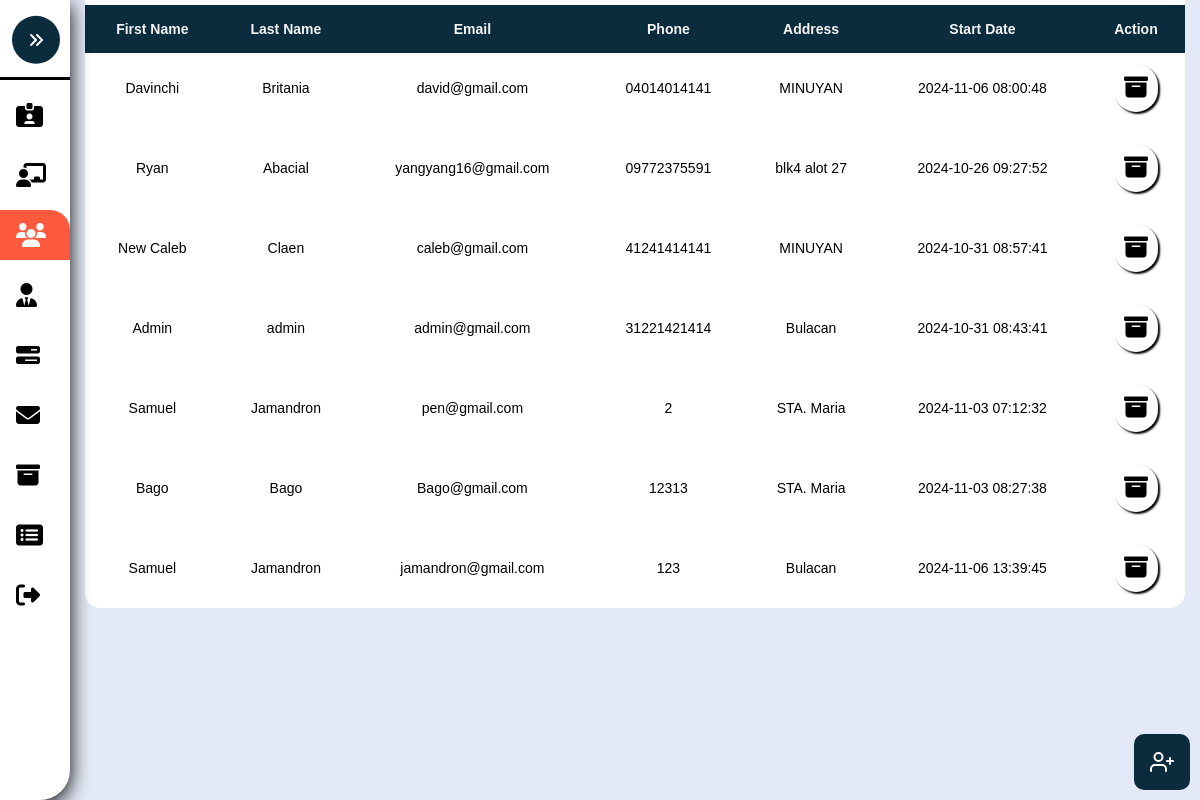
The page /Admin-Users.php on the database as committed earlier.
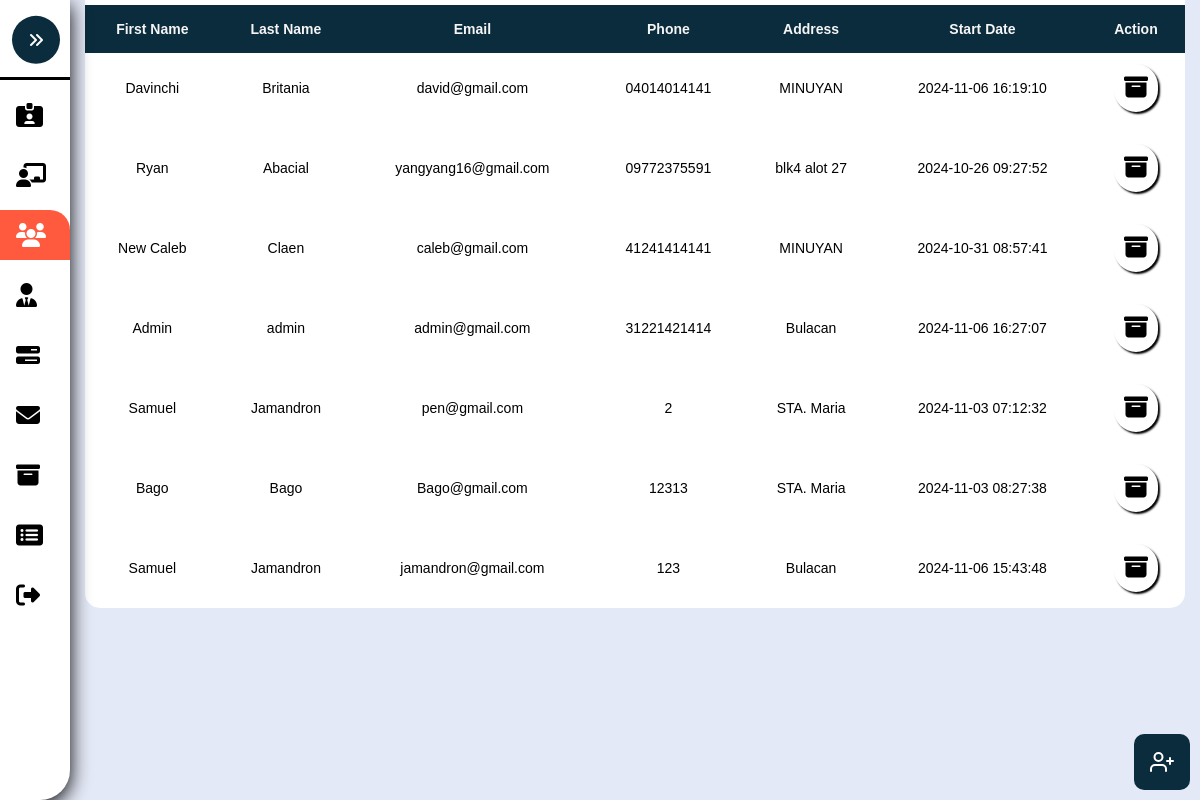
The same page on the database as committed later.
### tables this page shows
CREATE TABLE `user` (
  `UserID` int(8) NOT NULL,
  `Firstname` varchar(255) NOT NULL,
  `Lastname` varchar(255) NOT NULL,
  `Email` varchar(255) NOT NULL,
  `Phone` varchar(255) NOT NULL,
  `Address` varchar(255) NOT NULL,
  `Password` varchar(255) NOT NULL,
  `Role` varchar(255) NOT NULL,
  `Date_Joined` timestamp NOT NULL DEFAULT current_timestamp()
);

### Admin-Users.php (the view, shortened to what this page needs)
<?php
	include './Assets/Php/Connection.php';
?>
<!DOCTYPE html>
<html>
<head>
	<link rel="stylesheet" type="text/css" href="./Assets/Css/Admin.css?v=<?php echo time(); ?>">
</head>
<body>
	<nav class="sidebar close" id="sidebar">
		<header>
			<figure class="image-container">
			</figure>
			<button class="toggle">
				<i class="fa-solid fa-angles-right"></i>
			</button>
		</header>
		<div class="menu-bar">
			<div class="menu">
				<ul class="menu-links">
					<li class="nav-link">
						<a href="./Admin-Account.php" >
							<i class="fa-solid fa-id-card-clip"></i>
						</a>
					</li>
					<li class="nav-link">
						<a href="./Admin-Pending.php">
							<i class="fa-solid fa-chalkboard-user"></i>
						</a>
					</li>
					<li class="nav-link">
						<a href="./Admin-Users.php" class="dashboard-list-item active" >
							<i class="fa-solid fa-users"></i>
						</a>
					</li>
					<li class="nav-link">
						<a href="./Admin-Management.php" class="dashboard-list-item">
							<i class="fa-solid fa-user-tie"></i>
						</a>
					</li>
					<li class="nav-link">
						<a href="./Admin-Properties.php" class="dashboard-list-item">
							<i class="fa-solid fa-bars-progress"></i>
						</a>
					</li>
					<li class="nav-link">
						<a href="Admin-Message.php" class="dashboard-list-item">
							<i class="fa-solid fa-envelope"></i>
						</a>
					</li>
					<li class="nav-link">
						<a href="./Admin-Archieve.php" class="dashboard-list-item">
							<i class="fa-solid fa-box-archive"></i>
						</a>
					</li>
					<li class="nav-link">
						<a href="Admin-SoldProperties.php" class="dashboard-list-item">
							<i class="fa-solid fa-rectangle-list"></i>
						</a>
					</li>
					<li class="nav-link">
						<a href="./Admin-Assets/Php/Logout.php" class="dashboard-list-item">
							<i class="fa-solid fa-right-from-bracket"></i>
						</a>
					</li>
				</ul>
			</div>
		</div>
	</nav>
	<main class="main">
		<section class="Table-section" id="Table-Section">
			<div class="container">
				<table class="table" id="table">
					<tr>
						<th>First Name</th>
						<th>Last Name</th>
						<th>Email</th>
						<th>Phone</th>
						<th>Address</th>
						<th>Start Date</th>
						<th class="action-center">Action</th>
					</tr>
					<?php
						$sql = "SELECT * FROM user";
						$rs = mysqli_query($conn, $sql);
						if($rs){
							while ($row = mysqli_fetch_assoc($rs)) {
								$UserID = $row['UserID'];
								$Firstname = $row['Firstname'];
								$Lastname = $row['Lastname'];
								$Email = $row['Email'];
								$Phone = $row['Phone'];
								$Address = $row['Address'];
								$Date = $row['Date_Joined'];
								echo "
								<tr>
									<td>".$Firstname."</td>
									<td>".$Lastname."</td>
									<td>".$Email."</td>
									<td>".$Phone."</td>
									<td>".$Address."</td>
									<td>".$Date."</td>
									<td class='td-action'>
									<a href='./Assets/Php/Admin.php?archiveID=".$UserID."&value=User' onclick='return archiveConfirmation()'' class='custom-tooltip' data-title='Archive'>
									<i class='fa-solid fa-box-archive' ></i>
									</td>
								</tr>
								";
							}
						}
					?>
				</table>
			</div>
		</section>
	</main>
	<section class="Dialog-Section">
		<div class="float-diagram">
			<button onclick="OpenDialog()" class='custom-tooltip' data-title='Add'>
			</button>
		</div>
	</section>
</body>
</html>

Rows that differ between the two databases and show on the page:
changed user "Davinchi": Date_Joined "2024-11-06 08:00:48" → "2024-11-06 16:19:10"
changed user "Admin": Date_Joined "2024-10-31 08:43:41" → "2024-11-06 16:27:07"
changed user "jamandron@gmail.com": Date_Joined "2024-11-06 13:39:45" → "2024-11-06 15:43:48"
